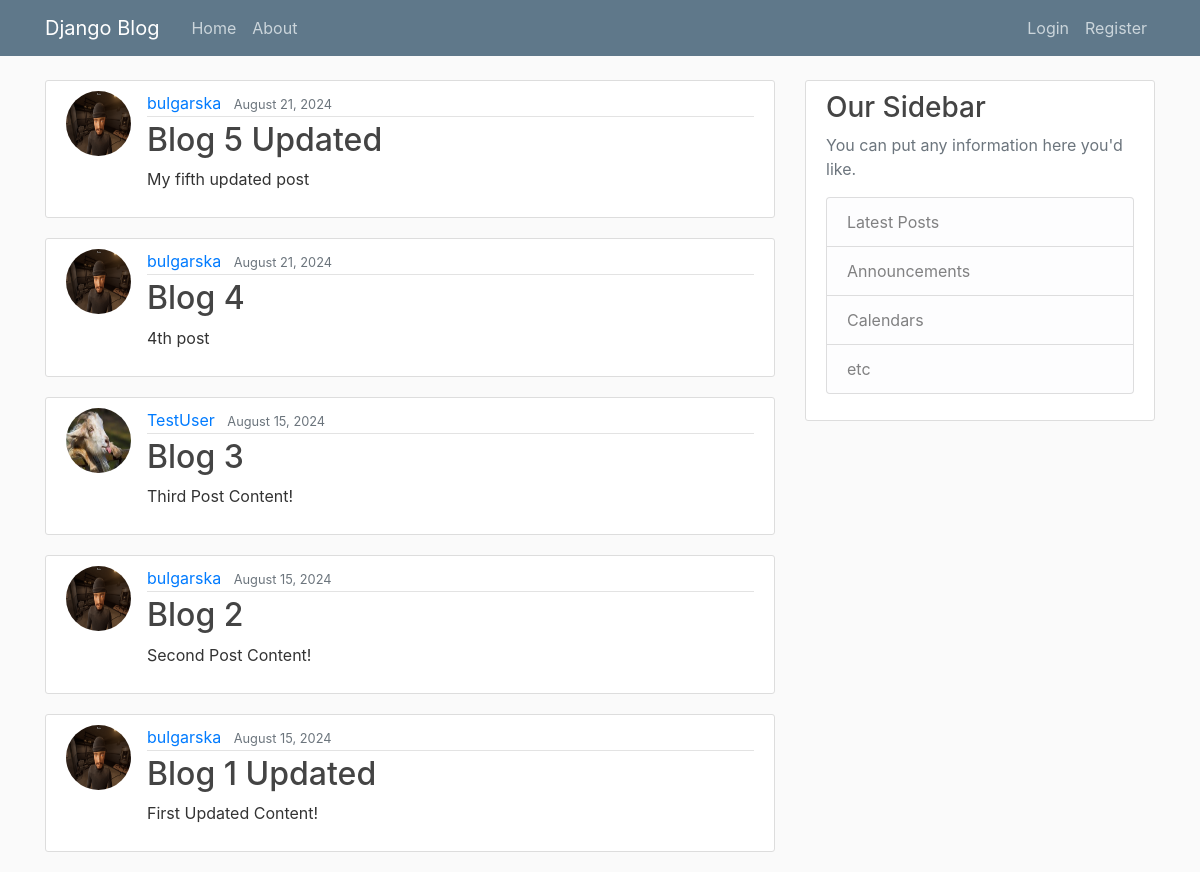
Before: / with the older database file.
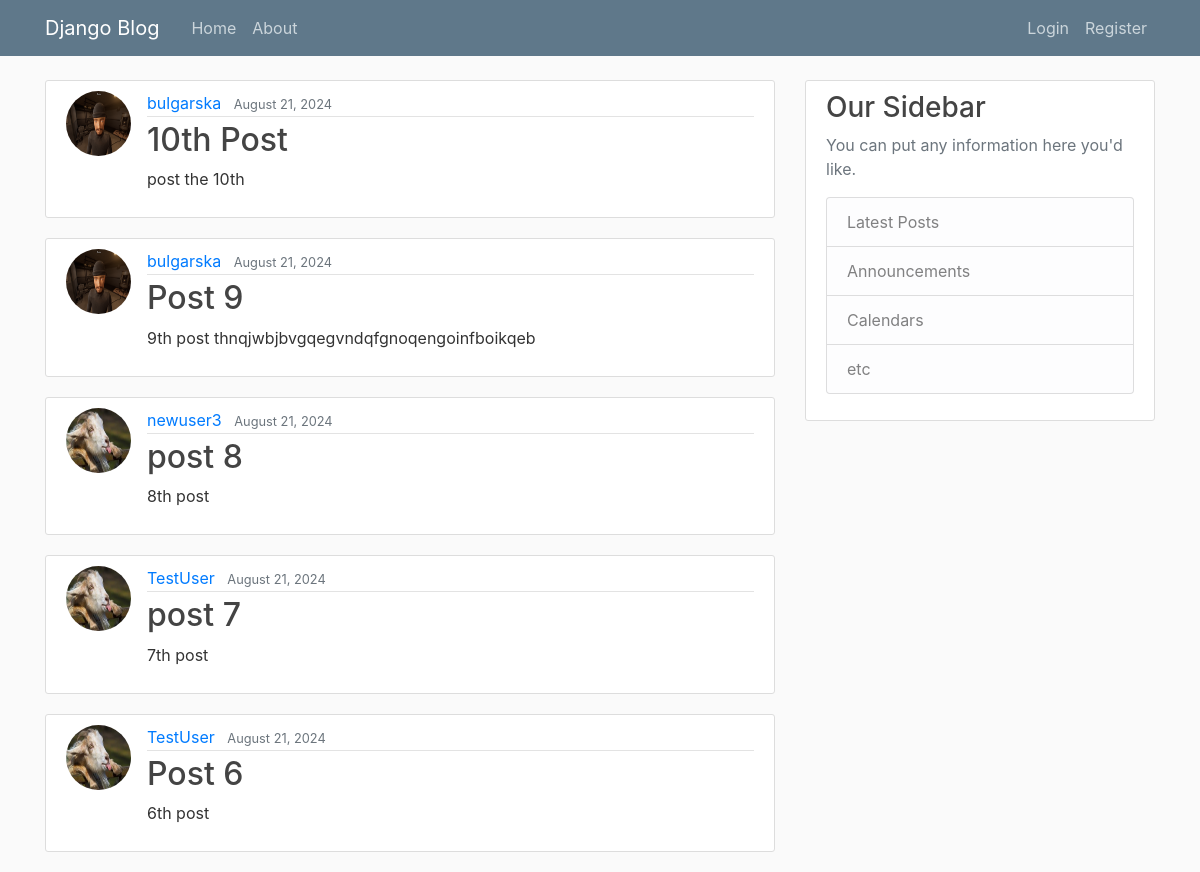
After: the same page with the newer database file.
### blog/models.py (models this page shows, shortened)
class Post(models.Model):
    title = models.CharField(max_length= 100)
    content = models.TextField()
    date_posted = models.DateTimeField(default=timezone.now)
    author = models.ForeignKey(User, on_delete=models.CASCADE)

### users/models.py (models this page shows, shortened)
class Profile(models.Model):
    user = models.OneToOneField(User, on_delete=models.CASCADE)
    image = models.ImageField(default='default.jpg', upload_to='profile_pics')

### blog/views.py (the view)
# urls.py: path('', PostListView.as_view(), name='blog-home'),
class PostListView(ListView):
    model = Post
    template_name = 'blog/home.html'
    context_object_name = 'posts'
    ordering = ['-date_posted']
    paginate_by = 5

### blog/templates/blog/home.html
{% extends "blog/base.html" %}
{% block content %}
    {% for post in posts %}
        <article class="media content-section">
            <img class="rounded-circle article-img" src="{{ post.author.profile.image.url }}">
            <div class="media-body">
                <div class="article-metadata">
                    <a class="mr-2" href="#">{{ post.author }}</a>
                    <small class="text-muted">{{ post.date_posted|date:"F d, Y" }}</small>
                </div>
                <h2><a class="article-title" href="{% url 'post-detail' post.id %}">{{ post.title }}</a></h2>
                <p class="article-content">{{ post.content }}</p>
            </div>
        </article>
    {% endfor %}
{% endblock content%}

Changed rows visible on the page:
no longer on this page (row unchanged): Post: author.profile.image (picture), author "bulgarska", date_posted "August 21, 2024", title "Blog 5 Updated", content "My fifth updated post"
no longer on this page (row unchanged): Post: author.profile.image (picture), author "bulgarska", date_posted "August 21, 2024", title "Blog 4", content "4th post"
no longer on this page (row unchanged): Post: author.profile.image (placeholder picture), author "TestUser", date_posted "August 15, 2024", title "Blog 3", content "Third Post Content!"
no longer on this page (row unchanged): Post: author.profile.image (picture), author "bulgarska", date_posted "August 15, 2024", title "Blog 2", content "Second Post Content!"
no longer on this page (row unchanged): Post: author.profile.image (picture), author "bulgarska", date_posted "August 15, 2024", title "Blog 1 Updated", content "First Updated Content!"
added Post: author.profile.image (picture), author "bulgarska", date_posted "August 21, 2024", title "10th Post", content "post the 10th"
added Post: author.profile.image (picture), author "bulgarska", date_posted "August 21, 2024", title "Post 9", content "9th post thnqjwbjbvgqegvndqfgnoqengoinfboikqeb"
added Post: author.profile.image (placeholder picture), author "newuser3", date_posted "August 21, 2024", title "post 8", content "8th post"
added Post: author.profile.image (placeholder picture), author "TestUser", date_posted "August 21, 2024", title "post 7", content "7th post"
added Post: author.profile.image (placeholder picture), author "TestUser", date_posted "August 21, 2024", title "Post 6", content "6th post"
